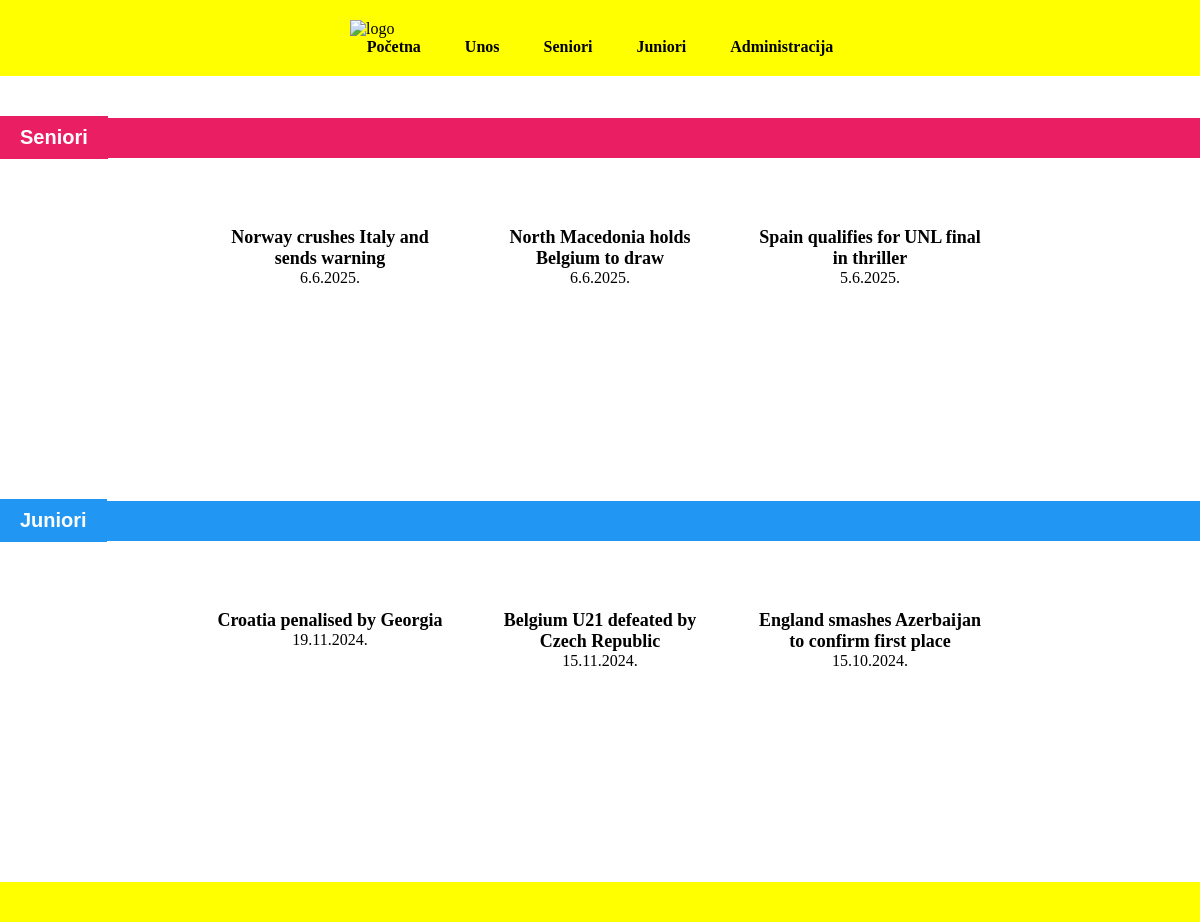
The page / on the database its author committed.
### tables this page shows
CREATE TABLE IF NOT EXISTS `vijesti` (
  `id` int(11) NOT NULL AUTO_INCREMENT,
  `datum` varchar(32) NOT NULL,
  `naslov` varchar(64) NOT NULL,
  `sazetak` text NOT NULL,
  `tekst` text NOT NULL,
  `slika` varchar(64) NOT NULL,
  `kategorija` varchar(64) NOT NULL,
  `arhiva` tinyint(1) NOT NULL,
  PRIMARY KEY (`id`)
);

### index.php (the view, shortened to what this page needs)
<!DOCTYPE html>
<html>
<head>
    <link rel="stylesheet" media="screen" href="style.css">
</head>
<body>
    <header>
    <img src="images/logo.png" width="100px" title="logo" alt="logo">
    <nav class="navbar main_nav" role="navigation">
     <ul class="main nav navbar-nav">
     <li>
         <a href="index.php" class="">Početna</a>
     </li>
     <li>
         <a href="unos.php" class="">Unos</a>
     </li>
     <li>
         <a href="kategorija.php?kategorija=seniori" class="">Seniori</a>
     </li>
     <li>
<a href="kategorija.php?kategorija=juniori" class="">Juniori</a>
</li>
<li>
<a href="administracija.php" class="">Administracija</a>
</li>
</ul>
</header>
<?php
include 'connect.php';
?>
<div class="category-heading pink">
  <h2>Seniori</h2><div class="line"></div>
</div>
<section class="seniori">
<?php
$query = "SELECT * FROM vijesti WHERE arhiva=0 AND kategorija='seniori' LIMIT 3";
$result = mysqli_query($dbc, $query);
       while($row = mysqli_fetch_array($result)) {
             echo '<article>';
                echo'<div class="article">';
                echo '<div class="seniori_img">';
                echo '</div>';
                echo '<div class="media_body">';
                echo '<h4 class="title">';
                echo '<a href="clanak.php?id='.$row['id'].'">';
                echo $row['naslov'];
                echo '</a></h4>';
                echo '</div></div>';
                echo $row['datum'];
                echo '</article>';
           }?>
</section>
<div class="category-heading blue">
  <h2>Juniori</h2><div class="line"></div>
</div>
<section class="juniori">
<?php
$query = "SELECT * FROM vijesti WHERE arhiva=0 AND kategorija='juniori' LIMIT 3";
$result = mysqli_query($dbc, $query);
       while($row = mysqli_fetch_array($result)) {
             echo '<article>';
                echo'<div class="article">';
                echo '<div class="juniori_img">';
                echo '</div>';
                echo '<div class="media_body">';
                echo '<h4 class="title">';
                echo '<a href="clanak.php?id='.$row['id'].'">';
                echo $row['naslov'];
                echo '</a></h4>';
                echo '</div></div>';
                echo $row['datum'];
                echo '</article>';
           }?>
</section>
<footer>
</footer>
</body>

### style.css (style rules this page uses)
* { margin: 0; padding: 0; box-sizing: border-box; }
header { background-color: yellow; padding: 20px 0; }
header img { margin: 0 350px 0; }
.navbar ul { list-style: none; display: flex; justify-content: center; gap: 20px; padding: 0; }
.navbar ul li a { text-decoration: none; color: #000; font-weight: bold; padding: 8px 12px; }
footer { background-color: yellow; text-align: center; padding: 20px 0; margin-top: 40px; }
section { display: flex; flex-wrap: wrap; justify-content: center; gap: 20px; padding: 20px; }
article { border-radius: 8px; height: 250px; width: 250px; text-align: center; padding: 10px; }
.title { font-size: 18px; margin-top: 10px; }
.title a { color: #000; text-decoration: none; }
.media_body { margin-top: 10px; }
.category-heading { display: flex; align-items: center; margin: 40px 0 10px; font-family: Arial, sans-serif; }
.category-heading h2 { color: white; padding: 10px 20px; margin: 0; font-size: 20px; }
.category-heading .line { flex-grow: 1; height: 40px; background-color: currentColor; }
.category-heading.pink h2 { background-color: #e91e63; }
.category-heading.pink .line { background-color: #e91e63; }
.category-heading.blue h2 { background-color: #2196f3; }
.category-heading.blue .line { background-color: #2196f3; }

### rows shown on the page
vijesti: naslov "Norway crushes Italy and sends warning", datum "6.6.2025."
vijesti: naslov "North Macedonia holds Belgium to draw", datum "6.6.2025."
vijesti: naslov "Spain qualifies for UNL final in thriller", datum "5.6.2025."
vijesti: naslov "Croatia penalised by Georgia", datum "19.11.2024."
vijesti: naslov "Belgium U21 defeated by Czech Republic", datum "15.11.2024."
vijesti: naslov "England smashes Azerbaijan to confirm first place", datum "15.10.2024."
